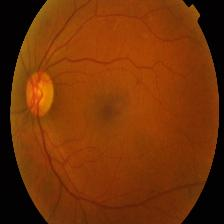
#> input picture Diabetic_Retinopathy_v3/original.jpg, 224 x 224 px
$ jupyter execute Untitled.ipynb
#> lines starting #> are read from the running program, lines starting #| are printed output that depends on the picture
[cell 1]
import cv2
import numpy as np
from matplotlib import pyplot as plt

# Función para aplicar Maxgreen Gsc-CLAHE a una imagen
def apply_maxgreen_gsc_clahe(image_path):
    # Cargar la imagen en modo color
#> called with image_path = 'original.jpg'
    img = cv2.imread(image_path, cv2.IMREAD_COLOR)
#> img is the input picture: shape (224, 224, 3); mean B, G, R 7, 50.5, 117

    # Extraer el canal verde
    green_channel = img[:,:,1]
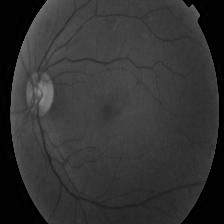
#> green_channel: shape (224, 224); min 0, max 139, mean 50.5

    # Aplicar CLAHE al canal verde
    # Crear un objeto CLAHE (el límite de contraste y tamaño de bloque se pueden ajustar)
    clahe = cv2.createCLAHE(clipLimit=2.0, tileGridSize=(8,8))
    clahe_img = clahe.apply(green_channel)
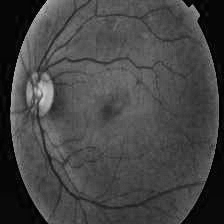
#> clahe_img: shape (224, 224); min 2, max 208, mean 68.6

    # Sustituir el canal verde en la imagen original por el canal mejorado con CLAHE
    img[:,:,1] = clahe_img
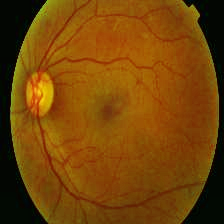
#> img: shape (224, 224, 3); mean B, G, R 7, 68.6, 117

    # Convertir la imagen de BGR a RGB para mostrar con matplotlib
    img_rgb = cv2.cvtColor(img, cv2.COLOR_BGR2RGB)

    # Mostrar la imagen original y la imagen procesada
    plt.figure(figsize=(15, 15))

    plt.subplot(1, 2, 1)
    plt.title('Original Image')
    plt.imshow(cv2.cvtColor(cv2.imread(image_path), cv2.COLOR_BGR2RGB))
    plt.axis('off')

    plt.subplot(1, 2, 2)
    plt.title('Maxgreen Gsc-CLAHE Applied')
    plt.imshow(img_rgb)
    plt.axis('off')

    plt.show()
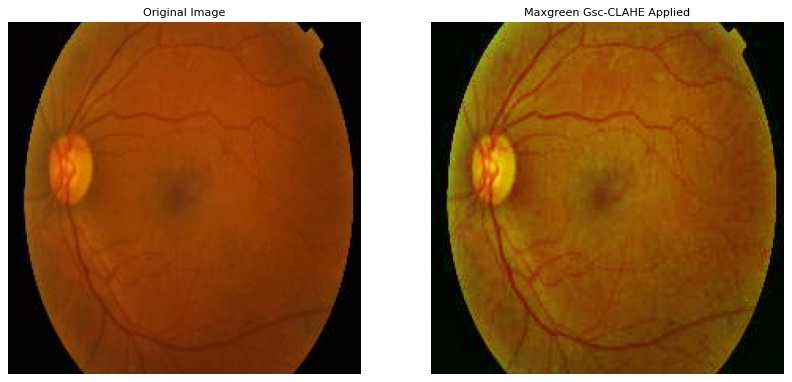
#> figure drawn by matplotlib, 2 panels

# Asumimos que la imagen se ha cargado previamente en el entorno de ejecución
image_path = 'original.jpg'  # Replace with the path of the uploaded image
apply_maxgreen_gsc_clahe(image_path)
